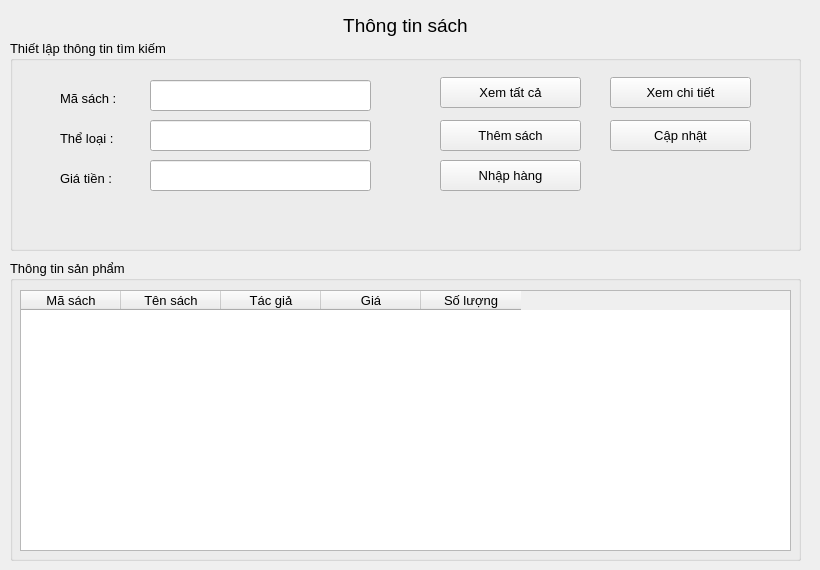
     <widget class="QWidget" name="tw2">
      <attribute name="title">
       <string>sach</string>
      </attribute>
      <widget class="QGroupBox" name="groupBox">
       <property name="geometry">
        <rect>
         <x>10</x>
         <y>40</y>
         <width>791</width>
         <height>211</height>
        </rect>
       </property>
       <property name="font">
        <font>
         <pointsize>10</pointsize>
        </font>
       </property>
       <property name="title">
        <string>Thiết lập thông tin tìm kiếm</string>
       </property>
       <widget class="QLabel" name="label_4">
        <property name="geometry">
         <rect>
          <x>50</x>
          <y>50</y>
          <width>81</width>
          <height>16</height>
         </rect>
        </property>
        <property name="text">
         <string>Mã sách :</string>
        </property>
       </widget>
       <widget class="QLabel" name="label_5">
        <property name="geometry">
         <rect>
          <x>50</x>
          <y>90</y>
          <width>81</width>
          <height>16</height>
         </rect>
        </property>
        <property name="text">
         <string>Thể loại :</string>
        </property>
       </widget>
       <widget class="QLabel" name="label_6">
        <property name="geometry">
         <rect>
          <x>50</x>
          <y>130</y>
          <width>81</width>
          <height>16</height>
         </rect>
        </property>
        <property name="text">
         <string>Giá tiền :</string>
        </property>
       </widget>
       <widget class="QLineEdit" name="lineEdit">
        <property name="geometry">
         <rect>
          <x>140</x>
          <y>40</y>
          <width>221</width>
          <height>31</height>
         </rect>
        </property>
       </widget>
       <widget class="QLineEdit" name="lineEdit_2">
        <property name="geometry">
         <rect>
          <x>140</x>
          <y>80</y>
          <width>221</width>
          <height>31</height>
         </rect>
        </property>
       </widget>
       <widget class="QLineEdit" name="lineEdit_3">
        <property name="geometry">
         <rect>
          <x>140</x>
          <y>120</y>
          <width>221</width>
          <height>31</height>
         </rect>
        </property>
       </widget>
       <widget class="QPushButton" name="pushButton_7">
        <property name="geometry">
         <rect>
          <x>430</x>
          <y>37</y>
          <width>141</width>
          <height>31</height>
         </rect>
        </property>
        <property name="text">
         <string>Xem tất cả</string>
        </property>
       </widget>
       <widget class="QPushButton" name="pushButton_8">
        <property name="geometry">
         <rect>
          <x>600</x>
          <y>37</y>
          <width>141</width>
          <height>31</height>
         </rect>
        </property>
        <property name="text">
         <string>Xem chi tiết</string>
        </property>
       </widget>
       <widget class="QPushButton" name="pushButton_9">
        <property name="geometry">
         <rect>
          <x>430</x>
          <y>80</y>
          <width>141</width>
          <height>31</height>
         </rect>
        </property>
        <property name="text">
         <string>Thêm sách</string>
        </property>
       </widget>
       <widget class="QPushButton" name="pushButton_11">
        <property name="geometry">
         <rect>
          <x>430</x>
          <y>120</y>
          <width>141</width>
          <height>31</height>
         </rect>
        </property>
        <property name="text">
         <string>Nhập hàng</string>
        </property>
       </widget>
       <widget class="QPushButton" name="pushButton_12">
        <property name="geometry">
         <rect>
          <x>600</x>
          <y>80</y>
          <width>141</width>
          <height>31</height>
         </rect>
        </property>
        <property name="text">
         <string>Cập nhật</string>
        </property>
       </widget>
      </widget>
      <widget class="QLabel" name="label_3">
       <property name="geometry">
        <rect>
         <x>0</x>
         <y>10</y>
         <width>811</width>
         <height>31</height>
        </rect>
       </property>
       <property name="font">
        <font>
         <pointsize>14</pointsize>
        </font>
       </property>
       <property name="text">
        <string>&lt;html&gt;&lt;head/&gt;&lt;body&gt;&lt;p align=&quot;center&quot;&gt;Thông tin sách&lt;/p&gt;&lt;/body&gt;&lt;/html&gt;</string>
       </property>
      </widget>
      <widget class="QGroupBox" name="groupBox_2">
       <property name="geometry">
        <rect>
         <x>10</x>
         <y>260</y>
         <width>791</width>
         <height>301</height>
        </rect>
       </property>
       <property name="font">
        <font>
         <pointsize>10</pointsize>
        </font>
       </property>
       <property name="title">
        <string>Thông tin sản phẩm</string>
       </property>
       <widget class="QTableWidget" name="tableWidget">
        <property name="geometry">
         <rect>
          <x>10</x>
          <y>30</y>
          <width>771</width>
          <height>261</height>
         </rect>
        </property>
        <column>
         <property name="text">
          <string>Mã sách</string>
         </property>
        </column>
        <column>
         <property name="text">
          <string>Tên sách</string>
         </property>
        </column>
        <column>
         <property name="text">
          <string>Tác giả</string>
         </property>
        </column>
        <column>
         <property name="text">
          <string>Giá</string>
         </property>
        </column>
        <column>
         <property name="text">
          <string>Số lượng</string>
         </property>
        </column>
       </widget>
      </widget>
     </widget>
